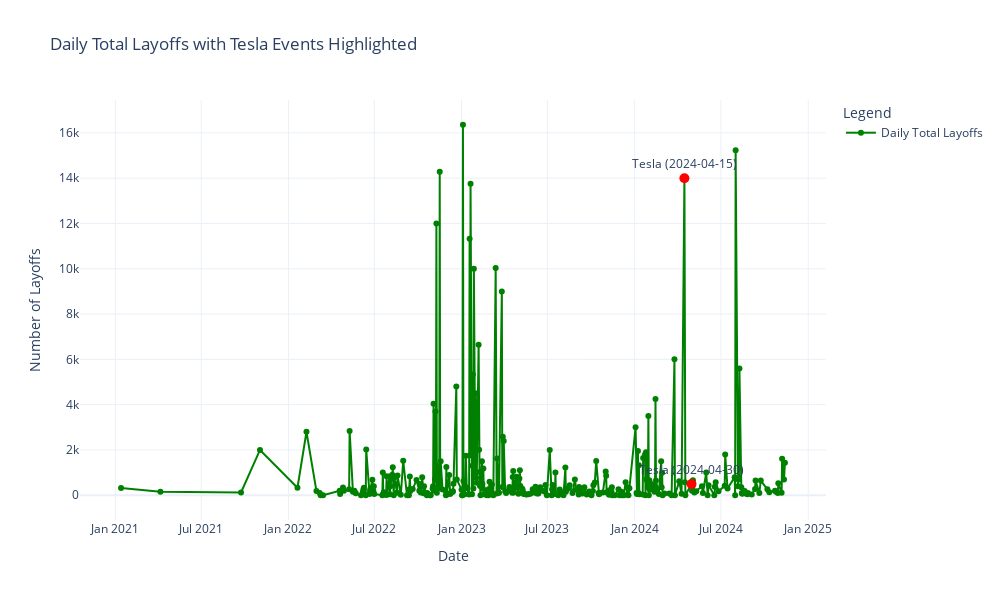

This figure's notebook cell:
### Code cell
import plotly.graph_objects as go

# 创建总裁员人数的折线图
fig = go.Figure()

# 添加总裁员人数的折线
fig.add_trace(go.Scatter(
    x=daily_totals.index,
    y=daily_totals.values,
    mode='lines+markers',
    name='Daily Total Layoffs',
    line=dict(color='green', width=2),
    marker=dict(size=6)
))

# 添加 Tesla 数据点
for _, row in tesla_layoffs.iterrows():
    fig.add_trace(go.Scatter(
        x=[row['Date']],
        y=[row['# Laid Off']],
        mode='markers+text',
        name=f'Tesla Layoff ({row["Date"].date()})',
        text=f'Tesla ({row["Date"].date()})',
        textposition="top center",
        marker=dict(color='red', size=10, symbol='circle'),
        showlegend=False  # 避免重复图例
    ))

# 图表布局设置
fig.update_layout(
    title='Daily Total Layoffs with Tesla Events Highlighted',
    xaxis_title='Date',
    yaxis_title='Number of Layoffs',
    legend_title='Legend',
    template='plotly_white',
    height=600,
    width=1000
)

# 展示交互式图表
fig.show()

# 保存为 HTML 文件
fig.write_html("daily_total_layoffs with Tesla.html")

### Figure 1 — Plotly figure (JSON) as saved in the notebook; plotly's stock layout.template omitted (floating-point values rounded to 4 significant figures; data arrays with more than 128 entries replaced by an {"elided": "..."} marker saying what was removed)
{"data": [{"line": {"color": "green", "width": 2}, "marker": {"size": 6}, "mode": "lines+markers", "name": "Daily Total Layoffs", "type": "scatter", "x": {"elided": "332 str values"}, "y": {"elided": "332 int values"}}, {"marker": {"color": "red", "size": 10, "symbol": "circle"}, "mode": "markers+text", "name": "Tesla Layoff (2022-06-03)", "showlegend": false, "text": "Tesla (2022-06-03)", "textposition": "top center", "type": "scatter", "x": ["2022-06-03T00:00:00"], "y": [null]}, {"marker": {"color": "red", "size": 10, "symbol": "circle"}, "mode": "markers+text", "name": "Tesla Layoff (2024-04-30)", "showlegend": false, "text": "Tesla (2024-04-30)", "textposition": "top center", "type": "scatter", "x": ["2024-04-30T00:00:00"], "y": [500]}, {"marker": {"color": "red", "size": 10, "symbol": "circle"}, "mode": "markers+text", "name": "Tesla Layoff (2024-04-15)", "showlegend": false, "text": "Tesla (2024-04-15)", "textposition": "top center", "type": "scatter", "x": ["2024-04-15T00:00:00"], "y": [14000]}], "layout": {"height": 600, "legend": {"title": {"text": "Legend"}}, "title": {"text": "Daily Total Layoffs with Tesla Events Highlighted"}, "width": 1000, "xaxis": {"autorange": true, "range": ["2020-10-18 08:08:46.2677", "2025-02-07 15:51:13.7323"], "title": {"text": "Date"}, "type": "date"}, "yaxis": {"autorange": true, "range": [-1093.0, 17450.0], "title": {"text": "Number of Layoffs"}, "type": "linear"}}}
